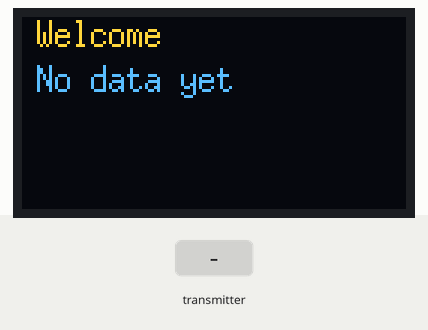
Recording of a sketch running on a simulated ESP32. Shown: 128×64 one-colour display. The test bench sets the inputs (shaded band). The OLED is the two-colour kind (top 16 rows yellow); what the sketch prints to the serial monitor is not drawn.

Above: at 1.2 s.
1.3 s: the transmitter starts sending id = 0
At 2.5 s:
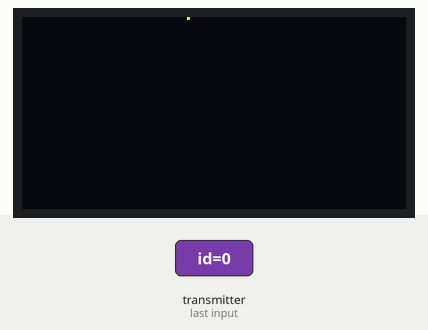
2.8 s: the transmitter starts sending id = 1
At 3.9 s:
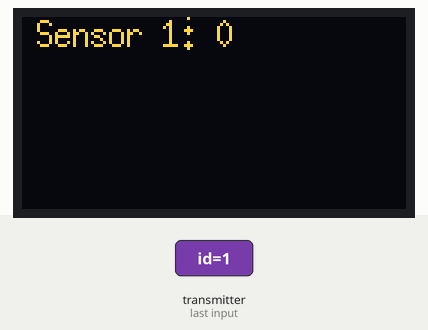
4.3 s: the transmitter starts sending value = 1024
At 5.0 s:
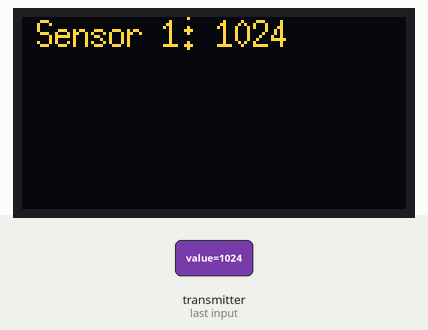
5.8 s: the transmitter starts sending value = 2048
At 6.2 s:
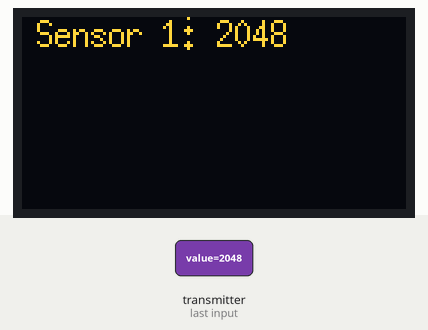
Timing chart, 0 to 8.8 s (numbered marks = the images above; inputs shaded):
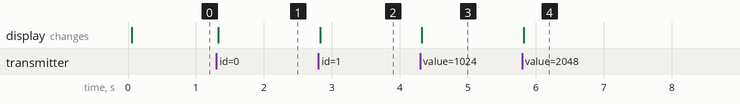

The sketch:

P1_controller_kode_Synced.ino
```cpp
//Include libraries
  #include <U8g2lib.h>
  #include <esp_now.h>
  #include <WiFi.h>
  #include <SPI.h>

//Initialize screen software and define pins
  U8G2_SH1106_128X64_NONAME_F_4W_HW_SPI   u8g2  (U8G2_R0,     5,           22,           17);


//Variable declarations
//______________________________________________

//Container for received data
  //Struct type
  typedef struct dataContainer {
    int id = 0;
    int value = 0;
  } dataContainer;

  //Actual container
  dataContainer receivedData;

  //Container for incoming data
  dataContainer incomingData;

//Sensor amount
  const int sensorAmount = 2;

//Sensor interval (Must match interval in sensor code) (unit: seconds)
  const int sensorInterval = 30;

//Array for all sensor data
  int Data[sensorAmount + 1];

//Array for string
  char printString[] = "Sensor ";

//Variable to indicate data collection and start shutdown
  bool activated = false;

//Sensor mac address
  //{0x32, 0xAE, 0xA4, 0x07, 0x0D, 0x66}
  uint8_t sensorMac[] = {0x32, 0xAE, 0xA4, 0x07, 0x0D, 0x66};


//Function declarations
//___________________________________________________________

/* printData(Pointer, Size)
 * Prints all data of an array if said data is not = -1.
 * Pointer: The pointer of the array to be printed
 * Size: Amount of datapoints in the array
 */
void printData(int *arrPointer, int Size){
  for(int i = 0; i < Size; i++){
    if (arrPointer[i] != -1){
      Serial.print("Sensor ");
      Serial.print(i);
      Serial.print(" reads: ");
      Serial.println(arrPointer[i]);
    }
  }
}


/* arrReset(Pointer, Size)
 * Sets all data of an array to be = -1.
 * Pointer: The pointer of the array to be printed
 * Size: Amount of datapoints in the array
 */
void arrReset(int *arrPointer, int Size){
    for(int i = 0; i < Size; i++){
      arrPointer[i] = -1;
  }
}

/*bootMessage()
 * Displays:"
 * Welcome
 * No data yet
 * " on oled screen
 */
void bootMessage(){
  u8g2.clearBuffer();
  u8g2.drawStr(5, 10, "Welcome");
  u8g2.drawStr(5, 25, "No data yet");
  u8g2.sendBuffer();
}

/* showData(Pointer, Size)
 * Shows every sensor and it's data unless the data is -1
 * Pointer: Pointer to array containing received data
 * Size: Size of array/maximum amount of sensors
 */
void showData(int *arrPointer, int Size){
  //Clear screenbuffer
  u8g2.clearBuffer();

  for(int i = 0; i < Size; i++){
    if (arrPointer[i] != -1){

      //Reset string to contain beginning of text
      String Temp = "Sensor ";

      //Construct rest of string to be printed on screen
      Temp.concat(i);
      Temp.concat(": ");
      Temp.concat(arrPointer[i]);

      //Construct char-array from string since function to print on screen requires char-array
      Temp.toCharArray(printString, 15);

      //Draw string on display
      u8g2.drawStr(5, 10 * i, printString);
    }
  }
  //Send screenbuffer. This actually shows the constructed content on the screen
  u8g2.sendBuffer();
}

//Activated function when data is received
void OnDataReceived(const uint8_t * mac, const uint8_t *incomingData, int len) {
  memcpy(&receivedData, incomingData, sizeof(receivedData));

  //Saves received data in array place corresponding to sensor id
  Data[receivedData.id] = receivedData.value;

  //Prints out all received data
  //Serial.println();

  //printData(Data, sensorAmount + 1);
  showData(Data, sensorAmount + 1);

  activated = true;

}

/* Activated function after sending data
 * Prints "Delivery success" if data sent was received and "Delivery fail" if not
 */
void OnDataSent(const uint8_t *mac_addr, esp_now_send_status_t status) {
  Serial.print("\r\nStatus of last packet sent:\t"); // \r moves cursor to start, \n is new line, \t is tabulator
  Serial.println(status == ESP_NOW_SEND_SUCCESS ? "Delivery success" : "Delivery fail");
}

/* wifiInitialize()
 * Initializes wifi and esp-now
 * Must be run once at the start of setup()
 */
void wifiInitialize(){
  // Set device as a Wi-Fi Station
  WiFi.mode(WIFI_STA);

  // Initialise ESP-NOW
  if (esp_now_init() != ESP_OK) {
    Serial.println("Error initializing ESP-NOW");
    return;
  }

  // Once ESPNow is successfully Init, we will register for Send CB to
  // get the status of Trasnmitted packet
  esp_now_register_send_cb(OnDataSent);

  // Register peer
  esp_now_peer_info_t peerInfo;
  memcpy(peerInfo.peer_addr, sensorMac, 6);
  peerInfo.channel = 0;
  peerInfo.encrypt = false;

  // Add peer
  if (esp_now_add_peer(&peerInfo) != ESP_OK) {
    Serial.println("Failed to add peer");
    return;
  }

}

void sendData(){
  //Make dummy data to send
  dataContainer dataToSend;

  // Send message via ESP-NOW
    esp_err_t result = esp_now_send(sensorMac, (uint8_t *) &dataToSend, sizeof(dataToSend));

  if (result == ESP_OK) {
    Serial.println("Sent with success");
  }
  else {
    Serial.println("Error sending the data");
  }
}

//Funtion code begins
//________________________________________________

void setup() {
  Serial.begin(115200);

  wifiInitialize();

  //Register function for received data
  esp_now_register_recv_cb(OnDataReceived);

  //Initialize screen
  u8g2.begin();
  //Choose font
  u8g2.setFont(u8g2_font_6x13_tf);


  //Reset data array to only contain -1
  arrReset(Data, sensorAmount + 1);


  bootMessage();


}

void loop() {

  WiFi.mode(WIFI_STA);

  arrReset(Data, sensorAmount + 1);

  delay(100);

  //Let sensors know to transmit data
  sendData();

  //Wait until data is received
  while (! activated){
    delay(10);
  }

  activated = false;

  //Make sure all data is received
  delay(3000);

  WiFi.mode(WIFI_OFF);

  Serial.println("WIFI off");
  Serial.println(sensorInterval);
  delay((sensorInterval) * 1000);

  Serial.println("Going again");

}
```

Measured:
- after the input at 1.3 s, the display: changes at once (image 1)
- after the input at 2.8 s, the display: changes at once (image 2)
- after the input at 4.3 s, the display: changes at once (image 3)
- after the input at 5.8 s, the display: changes at once (image 4)
